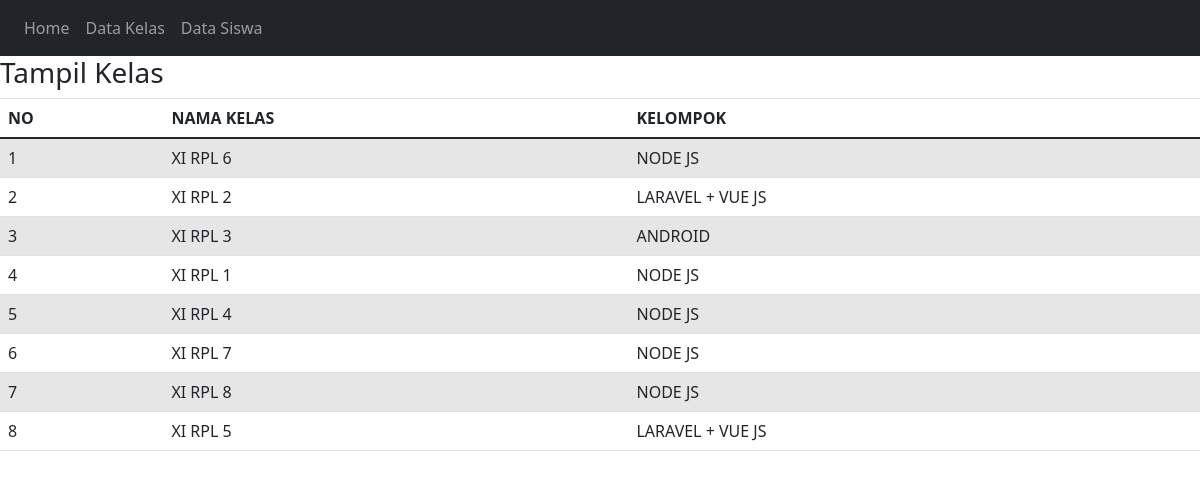
The page /tampil_kelas.php on the database its author committed.
### tables this page shows
CREATE TABLE `kelas` (
  `id_kelas` int(6) NOT NULL,
  `nama_kelas` varchar(25) NOT NULL,
  `kelompok` varchar(30) NOT NULL
);

### tampil_kelas.php (the view, shortened to what this page needs)
<html lang="en">
<head>
  <link rel="stylesheet" href="https://maxcdn.bootstrapcdn.com/bootstrap/4.5.2/css/bootstrap.min.css">
  <link href="https://cdn.jsdelivr.net/npm/bootstrap@5.0.1/dist/css/bootstrap.min.css" rel="stylesheet">
</head>
<body>
<nav class="navbar navbar-expand-sm bg-dark navbar-dark">
  <ul class="navbar-nav">
  <li class="nav-item">
      <a class="nav-link" href="index.php">Home</a>
    </li>
    <li class="nav-item">
      <a class="nav-link" href="tampil_kelas.php">Data Kelas</a>
    </li>
    <li class="nav-item">
    <a class="nav-link" href="tampil_siswa.php">Data Siswa</a>
    </li>
  </ul>
</nav>
    <h3>Tampil Kelas</h3>
    <table class = "table table-hover table-striped">
        <thead>
            <tr>
                <th>NO</th>
                <th>NAMA KELAS</th>
                <th>KELOMPOK</th>
            </tr>
        </thead>
        <tbody>
            <?php
            include "koneksi.php";
            $qry_kelas = mysqli_query ($conn,"select * from kelas");
            $no = 0;
            while ($data_kelas = mysqli_fetch_array ($qry_kelas)){
                $no++;?>
                <tr>
                    <td><?=$no?></td><td><?=$data_kelas['nama_kelas']?></td>
                    <td><?=$data_kelas['kelompok']?></td>
                </tr>
                <?php
            }
            ?>
        </tbody>
        </table>
    </body>
    </html>

### rows shown on the page
kelas: nama_kelas "XI RPL 6", kelompok "NODE JS"
kelas: nama_kelas "XI RPL 2", kelompok "LARAVEL + VUE JS"
kelas: nama_kelas "XI RPL 3", kelompok "ANDROID"
kelas: nama_kelas "XI RPL 1", kelompok "NODE JS"
kelas: nama_kelas "XI RPL 4", kelompok "NODE JS"
kelas: nama_kelas "XI RPL 7", kelompok "NODE JS"
kelas: nama_kelas "XI RPL 8", kelompok "NODE JS"
kelas: nama_kelas "XI RPL 5", kelompok "LARAVEL + VUE JS"
